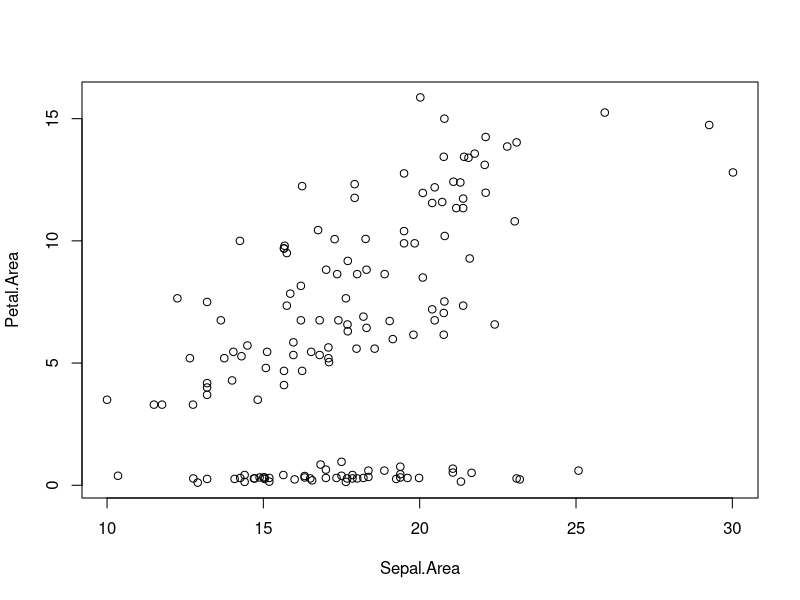
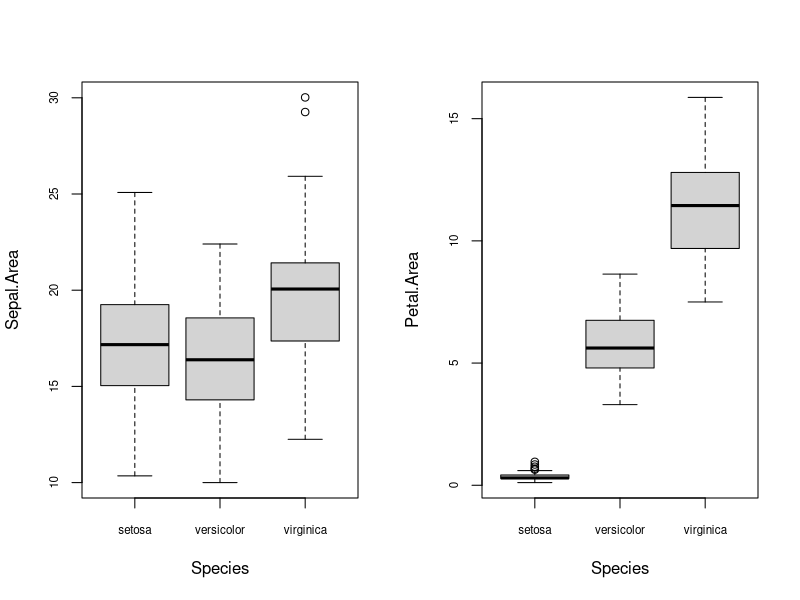
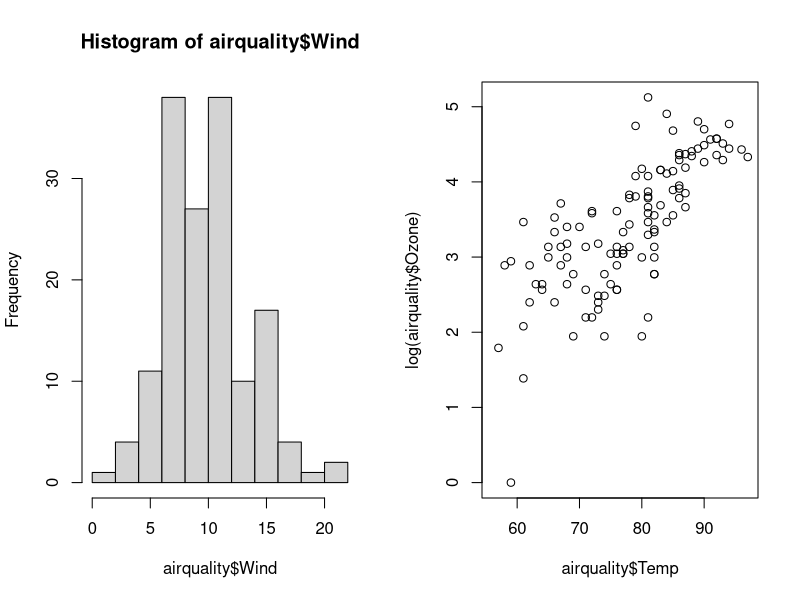
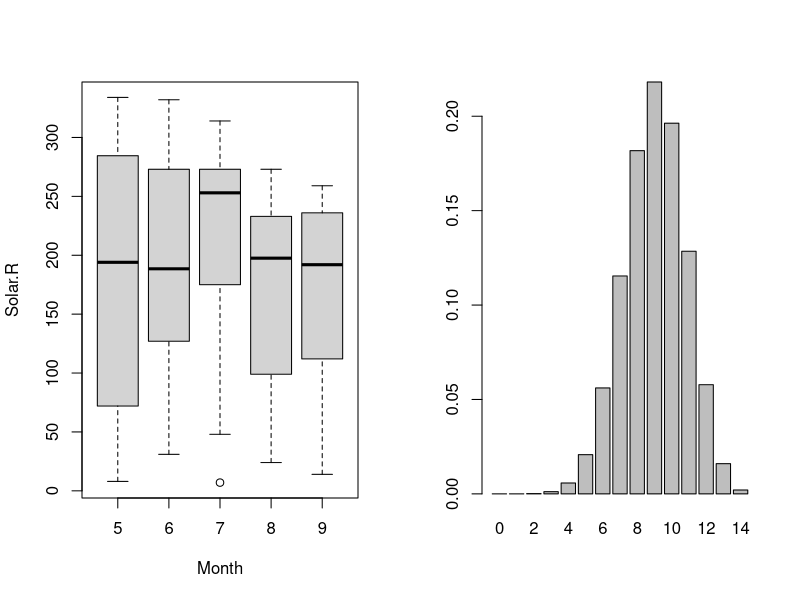
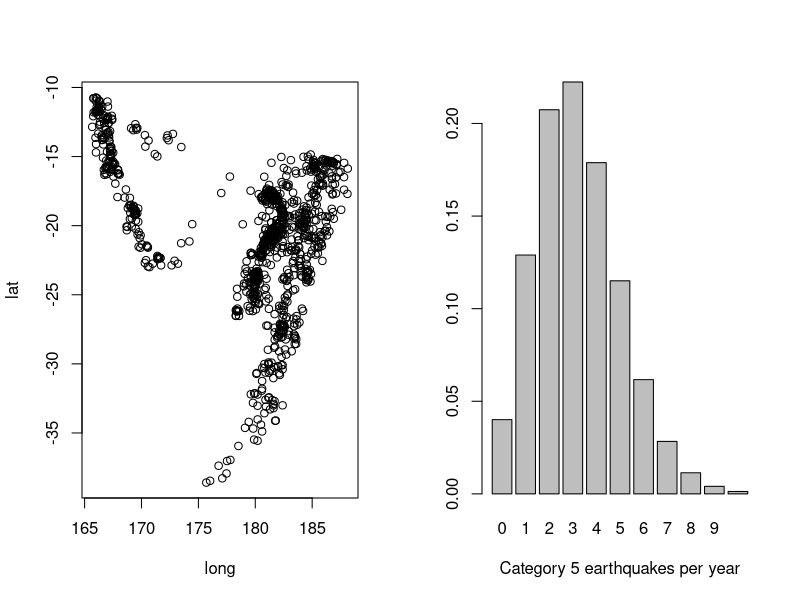

The R source for these figures, in order:
## ---- chunk 1
#| message: false
#| warning: false
#| code-fold: false

library(tidyverse); theme_set(theme_classic())
library(readxl)
set.seed(2026)
## ---- chunk 2
#| code-fold: true
#| code-summary: "View code"

str(iris)
## ---- chunk 3
#| message: false
#| code-fold: true
#| code-summary: "View code"

# method 1
iris_df <- iris |>
  mutate(Sepal.Area=Sepal.Length*Sepal.Width,
         Petal.Area=Petal.Length*Petal.Width)

# method 2
iris_df <- iris
iris$Sepal.Area <- iris$Sepal.Length * iris$Sepal.Width
iris$Petal.Area <- iris$Petal.Length * iris$Petal.Width
## ---- chunk 4
#| fig-width: 4
#| fig-height: 4
#| code-fold: true
#| code-summary: "View code"

plot(Petal.Area ~ Sepal.Area, data=iris)
## ---- chunk 5
#| code-fold: true
#| code-summary: "View code"

# method 1
iris |>
  group_by(Species) |>
  summarise(mean_SepalArea=mean(Sepal.Area),
            sd_SepalArea=sd(Sepal.Area))
## ---- chunk 6
#| code-fold: true
#| code-summary: "View code"

par(mfrow=c(1,2))
boxplot(Sepal.Area ~ Species, data=iris, cex.axis=0.7)
boxplot(Petal.Area ~ Species, data=iris, cex.axis=0.7)
## ---- chunk 7
#| code-fold: true
#| code-summary: "View code"

iris[seq(2, nrow(iris), by=2), c("Species", "Sepal.Area", "Petal.Area")]
## ---- chunk 8
#| code-fold: true
#| code-summary: "View code"

hist(airquality$Wind)
## ---- chunk 9
#| code-fold: true
#| code-summary: "View code"

pnorm(5, 9.99, 3.51)
## ---- chunk 10
#| code-fold: true
#| code-summary: "View code"

pnorm(20, 9.99, 3.51) - pnorm(14, 9.99, 3.51)
## ---- chunk 11
#| code-fold: true
#| code-summary: "View code"

31 * (pnorm(20, 9.99, 3.51) - pnorm(14, 9.99, 3.51))
## ---- chunk 12
#| code-fold: true
#| code-summary: "View code"

mean(airquality$Wind >= 14 & airquality$Wind <= 20)
## ---- chunk 13
#| code-fold: true
#| code-summary: "View code"

(14 - 9.99)/3.51
(20 - 9.99)/3.51
## ---- chunk 14
#| code-fold: true
#| code-summary: "View code"

qnorm(c(0.025, 0.975), 9.99, 3.51)
## ---- chunk 15
#| code-fold: true
#| code-summary: "View code"

qnorm(0.95, 9.99, 3.51)
## ---- chunk 16
#| code-fold: true
#| code-summary: "View code"

(mean(airquality$Wind) - 9.99)/(3.51/sqrt(nrow(airquality)))
## ---- chunk 17
#| code-fold: true
#| code-summary: "View code"

pnorm(mean(airquality$Wind), 9.99, 3.51/sqrt(nrow(airquality)))
## ---- chunk 18
#| code-fold: true
#| code-summary: "View code"

plot(airquality$Temp, log(airquality$Ozone))
## ---- chunk 19
#| code-fold: true
#| code-summary: "View code"

boxplot(Solar.R ~ Month, data=airquality)
## ---- chunk 20
#| code-fold: true
#| code-summary: "View code"

p_hat <- 9/14
p_hat
sqrt((p_hat)*(1-p_hat)/(14-1))
## ---- chunk 21
#| code-fold: true
#| code-summary: "View code"

barplot(dbinom(0:14, 14, prob=9/14), names.arg=0:14)
## ---- chunk 22
#| code-fold: true
#| code-summary: "View code"

dbinom(14, 14, 9/14)
## ---- chunk 23
#| code-fold: true
#| code-summary: "View code"

pbinom(8, 14, 9/14)
## ---- chunk 24
#| code-fold: true
#| code-summary: "View code"

1-pbinom(9, 14, 9/14)
## ---- chunk 25
#| code-fold: true
#| code-summary: "View code"

sum(dbinom(4:6, 14, 9/14))
## ---- chunk 26
#| code-fold: true
#| code-summary: "View code"

plot(lat ~ long, data=quakes)
## ---- chunk 27
#| code-fold: true
#| code-summary: "View code"

quakes$mag_cat <- trunc(quakes$mag)
## ---- chunk 28
#| code-fold: true
#| code-summary: "View code"

summary(quakes) # ranges 3-6
# Handy trick:
summary(as.factor(quakes$mag_cat))
## ---- chunk 29
#| code-fold: true
#| code-summary: "View code"

lambda_cat5 <- sum(quakes$mag_cat==5)/60
lambda_cat5
## ---- chunk 30
#| code-fold: true
#| code-summary: "View code"

barplot(dpois(0:10, lambda_cat5), names.arg=0:10, xlab="Category 5 earthquakes per year")
## ---- chunk 31
#| code-fold: true
#| code-summary: "View code"

dpois(0, lambda_cat5)
## ---- chunk 32
#| code-fold: true
#| code-summary: "View code"

dpois(0, lambda_cat5)*10
## ---- chunk 33
#| code-fold: true
#| code-summary: "View code"

ppois(1, lambda_cat5)*10
## ---- chunk 34
#| code-fold: true
#| code-summary: "View code"

(1-ppois(4, lambda_cat5))*10
